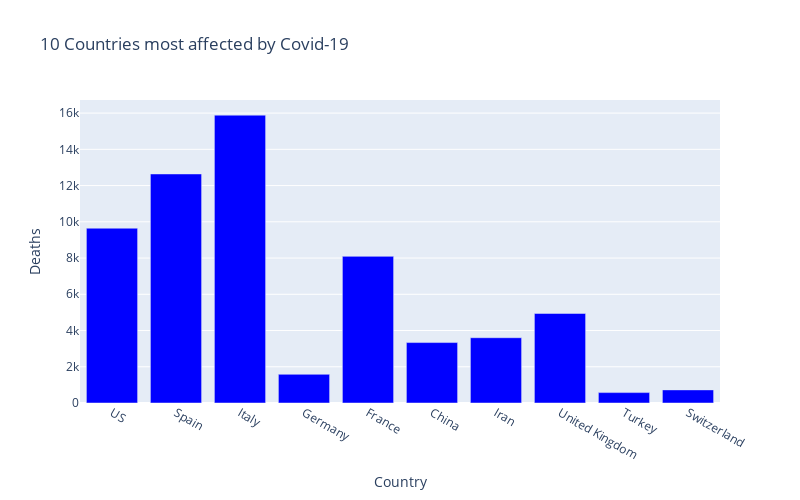

Notebook code for this chart:
### Markdown cell above
** Visualisation of worst affected countries in terms of deaths**

### Code cell
px.bar(
    sorted_country.head(10),
    x = "Country",
    y = "Deaths",
    title= "10 Countries most affected by Covid-19", # the axis names
    color_discrete_sequence=["blue"], 
    height=500,
    width=800
)

### Figure 1 — Plotly figure (JSON) as saved in the notebook; plotly's stock layout.template omitted (floating-point values rounded to 4 significant figures)
{"data": [{"alignmentgroup": "True", "hovertemplate": "Country=%{x}<br>Deaths=%{y}<extra></extra>", "legendgroup": "", "marker": {"color": "blue"}, "name": "", "offsetgroup": "", "orientation": "v", "showlegend": false, "textposition": "auto", "type": "bar", "x": ["US", "Spain", "Italy", "Germany", "France", "China", "Iran", "United Kingdom", "Turkey", "Switzerland"], "xaxis": "x", "y": [9648, 12641, 15887, 1584, 8093, 3335, 3603, 4943, 574, 724], "yaxis": "y"}], "layout": {"barmode": "relative", "height": 500, "legend": {"tracegroupgap": 0}, "title": {"text": "10 Countries most affected by Covid-19"}, "width": 800, "xaxis": {"anchor": "y", "domain": [0, 1], "title": {"text": "Country"}}, "yaxis": {"anchor": "x", "domain": [0, 1], "title": {"text": "Deaths"}}}}
